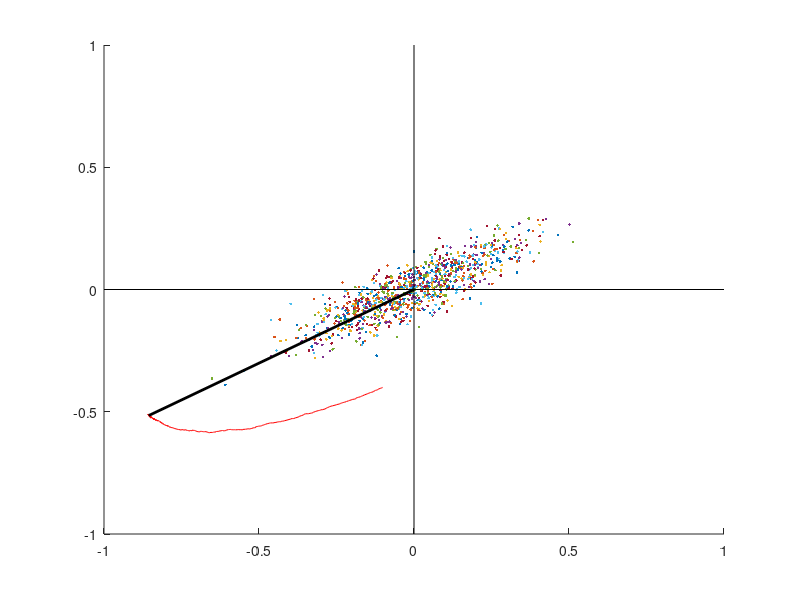

Here is the MATLAB script that generated this plot:
clear; clf; hold on
w=[-0.1;-0.4];
a=-pi/6; rot=[cos(a) sin(a); -sin(a) cos(a)];

for i=1:1000
    rPre=0.05*randn(2,1).*[4;1]; rPre=rot*rPre;
    plot(rPre(1),rPre(2),'.')
    rPost=w'*rPre;
    w=w+0.1*rPost*(rPre-rPost*w);
    w_traj(:,i)=w;
end

plot(w_traj(1,:), w_traj(2,:),'r')
plot([0 w(1)], [0 w(2)], 'k', 'linewidth', 2)
plot([-1 1], [0 0], 'k');
plot([0 0], [-1 1], 'k')
axis([-1 1 -1 1]);
norm(w)
